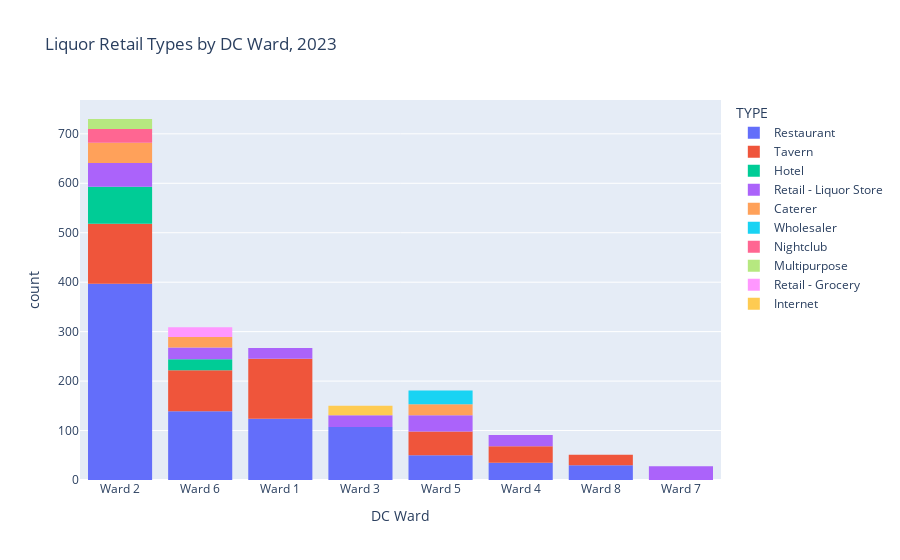

Source (notebook cell):
### Code cell
# create stacked chart
fig = px.bar(liquor_ward.head(30),
             x='WARD',
             y='count',
             color='TYPE',
             title='Liquor Retail Types by DC Ward, 2023',
             labels={
                 'WARD':'DC Ward'
             }
            )
# remove white lines
fig.update_traces(marker_line_width=0)
fig.show()

### Figure 1 — Plotly figure (JSON) as saved in the notebook; plotly's stock layout.template omitted (floating-point values rounded to 4 significant figures)
{"data": [{"alignmentgroup": "True", "hovertemplate": "TYPE=Restaurant<br>DC Ward=%{x}<br>count=%{y}<extra></extra>", "legendgroup": "Restaurant", "marker": {"color": "#636efa", "line": {"width": 0}, "pattern": {"shape": ""}}, "name": "Restaurant", "offsetgroup": "Restaurant", "orientation": "v", "showlegend": true, "textposition": "auto", "type": "bar", "x": ["Ward 2", "Ward 6", "Ward 1", "Ward 3", "Ward 5", "Ward 4", "Ward 8"], "xaxis": "x", "y": [397, 139, 124, 107, 50, 35, 30], "yaxis": "y"}, {"alignmentgroup": "True", "hovertemplate": "TYPE=Tavern<br>DC Ward=%{x}<br>count=%{y}<extra></extra>", "legendgroup": "Tavern", "marker": {"color": "#EF553B", "line": {"width": 0}, "pattern": {"shape": ""}}, "name": "Tavern", "offsetgroup": "Tavern", "orientation": "v", "showlegend": true, "textposition": "auto", "type": "bar", "x": ["Ward 2", "Ward 1", "Ward 6", "Ward 5", "Ward 4", "Ward 8"], "xaxis": "x", "y": [121, 121, 83, 48, 33, 21], "yaxis": "y"}, {"alignmentgroup": "True", "hovertemplate": "TYPE=Hotel<br>DC Ward=%{x}<br>count=%{y}<extra></extra>", "legendgroup": "Hotel", "marker": {"color": "#00cc96", "line": {"width": 0}, "pattern": {"shape": ""}}, "name": "Hotel", "offsetgroup": "Hotel", "orientation": "v", "showlegend": true, "textposition": "auto", "type": "bar", "x": ["Ward 2", "Ward 6"], "xaxis": "x", "y": [75, 22], "yaxis": "y"}, {"alignmentgroup": "True", "hovertemplate": "TYPE=Retail - Liquor Store<br>DC Ward=%{x}<br>count=%{y}<extra></extra>", "legendgroup": "Retail - Liquor Store", "marker": {"color": "#ab63fa", "line": {"width": 0}, "pattern": {"shape": ""}}, "name": "Retail - Liquor Store", "offsetgroup": "Retail - Liquor Store", "orientation": "v", "showlegend": true, "textposition": "auto", "type": "bar", "x": ["Ward 2", "Ward 5", "Ward 7", "Ward 3", "Ward 6", "Ward 4", "Ward 1"], "xaxis": "x", "y": [48, 33, 28, 24, 24, 23, 22], "yaxis": "y"}, {"alignmentgroup": "True", "hovertemplate": "TYPE=Caterer<br>DC Ward=%{x}<br>count=%{y}<extra></extra>", "legendgroup": "Caterer", "marker": {"color": "#FFA15A", "line": {"width": 0}, "pattern": {"shape": ""}}, "name": "Caterer", "offsetgroup": "Caterer", "orientation": "v", "showlegend": true, "textposition": "auto", "type": "bar", "x": ["Ward 2", "Ward 5", "Ward 6"], "xaxis": "x", "y": [41, 22, 21], "yaxis": "y"}, {"alignmentgroup": "True", "hovertemplate": "TYPE=Wholesaler<br>DC Ward=%{x}<br>count=%{y}<extra></extra>", "legendgroup": "Wholesaler", "marker": {"color": "#19d3f3", "line": {"width": 0}, "pattern": {"shape": ""}}, "name": "Wholesaler", "offsetgroup": "Wholesaler", "orientation": "v", "showlegend": true, "textposition": "auto", "type": "bar", "x": ["Ward 5"], "xaxis": "x", "y": [28], "yaxis": "y"}, {"alignmentgroup": "True", "hovertemplate": "TYPE=Nightclub<br>DC Ward=%{x}<br>count=%{y}<extra></extra>", "legendgroup": "Nightclub", "marker": {"color": "#FF6692", "line": {"width": 0}, "pattern": {"shape": ""}}, "name": "Nightclub", "offsetgroup": "Nightclub", "orientation": "v", "showlegend": true, "textposition": "auto", "type": "bar", "x": ["Ward 2"], "xaxis": "x", "y": [28], "yaxis": "y"}, {"alignmentgroup": "True", "hovertemplate": "TYPE=Multipurpose<br>DC Ward=%{x}<br>count=%{y}<extra></extra>", "legendgroup": "Multipurpose", "marker": {"color": "#B6E880", "line": {"width": 0}, "pattern": {"shape": ""}}, "name": "Multipurpose", "offsetgroup": "Multipurpose", "orientation": "v", "showlegend": true, "textposition": "auto", "type": "bar", "x": ["Ward 2"], "xaxis": "x", "y": [20], "yaxis": "y"}, {"alignmentgroup": "True", "hovertemplate": "TYPE=Retail - Grocery<br>DC Ward=%{x}<br>count=%{y}<extra></extra>", "legendgroup": "Retail - Grocery", "marker": {"color": "#FF97FF", "line": {"width": 0}, "pattern": {"shape": ""}}, "name": "Retail - Grocery", "offsetgroup": "Retail - Grocery", "orientation": "v", "showlegend": true, "textposition": "auto", "type": "bar", "x": ["Ward 6"], "xaxis": "x", "y": [20], "yaxis": "y"}, {"alignmentgroup": "True", "hovertemplate": "TYPE=Internet<br>DC Ward=%{x}<br>count=%{y}<extra></extra>", "legendgroup": "Internet", "marker": {"color": "#FECB52", "line": {"width": 0}, "pattern": {"shape": ""}}, "name": "Internet", "offsetgroup": "Internet", "orientation": "v", "showlegend": true, "textposition": "auto", "type": "bar", "x": ["Ward 3"], "xaxis": "x", "y": [19], "yaxis": "y"}], "layout": {"autosize": true, "barmode": "relative", "legend": {"title": {"text": "TYPE"}, "tracegroupgap": 0}, "title": {"text": "Liquor Retail Types by DC Ward, 2023"}, "xaxis": {"anchor": "y", "autorange": true, "domain": [0, 1], "range": [-0.5, 7.5], "title": {"text": "DC Ward"}, "type": "category"}, "yaxis": {"anchor": "x", "autorange": true, "domain": [0, 1], "range": [0, 768.4], "title": {"text": "count"}, "type": "linear"}}}
